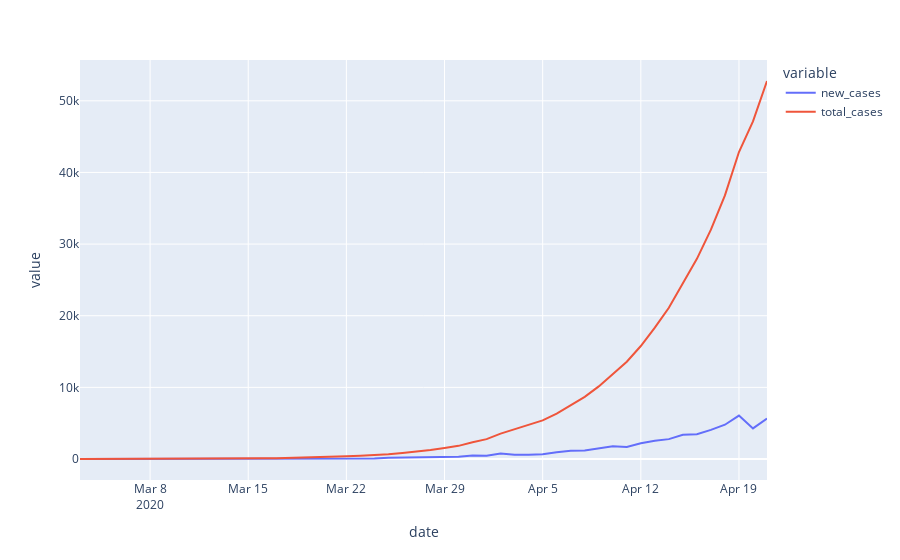

This figure's notebook cell:
### Code cell
import plotly.express as xp

xp.line(train, x='date', y=['new_cases', 'total_cases'])
